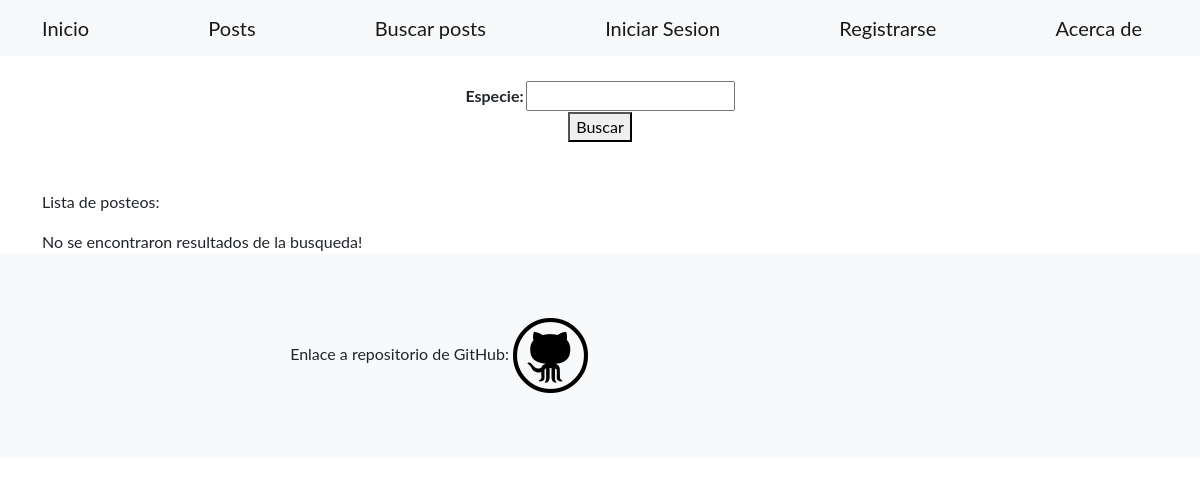
/post/, run on an earlier commit of the app's database.
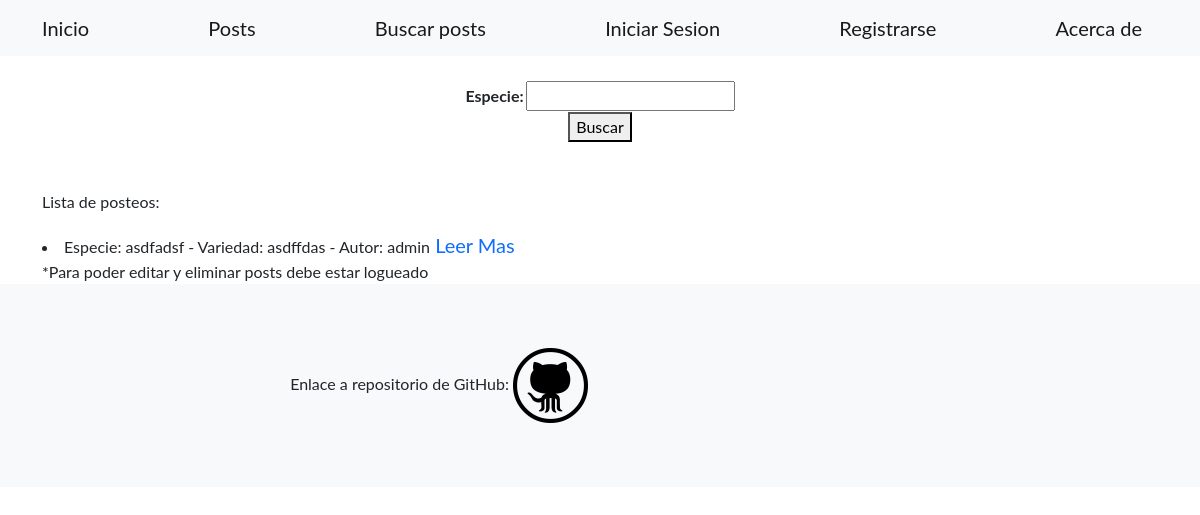
And on a later commit of the database.
### home/models.py (models this page shows)
class Camaron(models.Model):
    especie = models.CharField(max_length=30)
    variedad = models.CharField(max_length=30)
    temperatura = models.CharField(max_length=30)
    ph = models.CharField(max_length=30)
    fecha_creacion = models.DateField(null=True,auto_now_add=True)
    contenido = RichTextField(null=True)
    imagen = models.ImageField(upload_to='imagenes/',null=True, blank=False)
    autor = models.ForeignKey(User(), on_delete=models.CASCADE, null=True)
    def __str__(self):
        return f'Especie: {self.especie} - Variedad: {self.variedad} - Autor: {self.autor}'

### home/views.py (the view)
# urls.py: path('post/', views.VerPosts.as_view(), name="ver_posts"),
class VerPosts(ListView):
    model = Camaron
    template_name = 'home/buscar_posts.html'
    def get_queryset(self):
        especie = self.request.GET.get('especie', '')
        if especie:
            object_list = self.model.objects.filter(especie__icontains=especie)
        else:
            object_list = self.model.objects.all()
        return object_list
    def get_context_data(self, **kwargs):
        context = super().get_context_data(**kwargs)
        context["formulario"] = BusquedaPost()
        return context

### home/forms.py
class BusquedaPost(forms.Form):
    especie = forms.CharField(max_length=30, required=False)

### home/templates/home/buscar_posts.html (shortened to what this page needs)
{% extends 'home/base.html'%}
{% block cuerpo %}
<form action={% url 'ver_posts' %} method="GET">
    <br>
    <table align="center">    {{formulario}}
    </table>
    <center><button>Buscar</button></center>
</form>
<br><br>
<p>Lista de posteos:</p>
{% if object_list %}
    {% for camaron in object_list%}
    <li>{{camaron}}<a class="navbar-brand" href={% url 'info_post' camaron.id %}>  Leer Mas</a></li>
    {% if request.user.is_authenticated %}
    </li><a class="navbar-brand" href={% url 'editar_post' camaron.id %}>Editar</a></li>
    </li><a class="navbar-brand" href={% url 'eliminar_post' camaron.id %}>Eliminar</a></li>
    {%else%}
    *Para poder editar y eliminar posts debe estar logueado
    {%endif%}
    {% endfor %}
{%else%}
No se encontraron resultados de la busqueda!
{% endif %}
{% endblock cuerpo %}

What changed in the data, as far as the page shows it:
added Camaron: especie+variedad+autor "Especie: asdfadsf - Variedad: asdffdas - Autor: admin"
Also different on the page:
text no longer shown: "No se encontraron resultados de la busqueda!"
